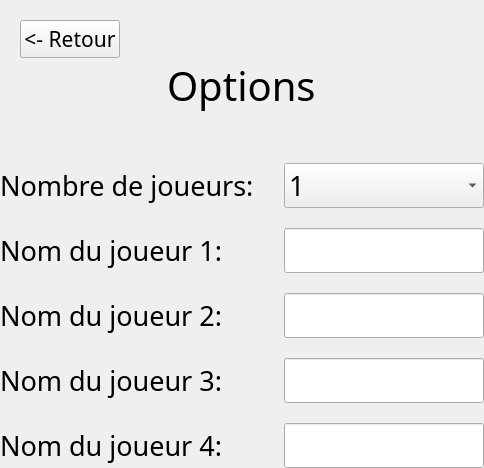
      <widget class="QWidget" name="OptionsPage">
       <layout class="QVBoxLayout" name="verticalLayout_19">
        <property name="spacing">
         <number>0</number>
        </property>
        <property name="leftMargin">
         <number>0</number>
        </property>
        <property name="topMargin">
         <number>0</number>
        </property>
        <property name="rightMargin">
         <number>0</number>
        </property>
        <property name="bottomMargin">
         <number>0</number>
        </property>
        <item alignment="Qt::AlignLeft|Qt::AlignTop">
         <widget class="QWidget" name="ReturnBtnContainer" native="true">
          <layout class="QVBoxLayout" name="verticalLayout_24">
           <property name="spacing">
            <number>0</number>
           </property>
           <property name="leftMargin">
            <number>20</number>
           </property>
           <property name="topMargin">
            <number>20</number>
           </property>
           <property name="rightMargin">
            <number>0</number>
           </property>
           <property name="bottomMargin">
            <number>0</number>
           </property>
           <item alignment="Qt::AlignHCenter|Qt::AlignVCenter">
            <widget class="QPushButton" name="ReturnFromOptionsBtn">
             <property name="font">
              <font>
               <family>Modern No. 20</family>
               <pointsize>16</pointsize>
              </font>
             </property>
             <property name="cursor">
              <cursorShape>PointingHandCursor</cursorShape>
             </property>
             <property name="text">
              <string>&lt;- Retour</string>
             </property>
            </widget>
           </item>
          </layout>
         </widget>
        </item>
        <item>
         <widget class="QWidget" name="OptionsContainer" native="true">
          <property name="sizePolicy">
           <sizepolicy hsizetype="Preferred" vsizetype="Expanding">
            <horstretch>0</horstretch>
            <verstretch>0</verstretch>
           </sizepolicy>
          </property>
          <layout class="QVBoxLayout" name="verticalLayout_20">
           <property name="spacing">
            <number>0</number>
           </property>
           <property name="leftMargin">
            <number>0</number>
           </property>
           <property name="topMargin">
            <number>0</number>
           </property>
           <property name="rightMargin">
            <number>0</number>
           </property>
           <property name="bottomMargin">
            <number>0</number>
           </property>
           <item alignment="Qt::AlignHCenter|Qt::AlignVCenter">
            <widget class="QWidget" name="OptionsFormContainer" native="true">
             <property name="minimumSize">
              <size>
               <width>400</width>
               <height>0</height>
              </size>
             </property>
             <layout class="QVBoxLayout" name="verticalLayout_26">
              <property name="spacing">
               <number>0</number>
              </property>
              <property name="leftMargin">
               <number>0</number>
              </property>
              <property name="topMargin">
               <number>0</number>
              </property>
              <property name="rightMargin">
               <number>0</number>
              </property>
              <property name="bottomMargin">
               <number>0</number>
              </property>
              <item alignment="Qt::AlignHCenter">
               <widget class="QLabel" name="OptionsTitle">
                <property name="font">
                 <font>
                  <family>Modern No. 20</family>
                  <pointsize>30</pointsize>
                 </font>
                </property>
                <property name="text">
                 <string>Options</string>
                </property>
               </widget>
              </item>
              <item>
               <layout class="QHBoxLayout" name="NumberOfPlayerContainer">
                <property name="spacing">
                 <number>30</number>
                </property>
                <property name="topMargin">
                 <number>50</number>
                </property>
                <item>
                 <widget class="QLabel" name="NumberOfPlayersLabel">
                  <property name="font">
                   <font>
                    <family>Modern No. 20</family>
                    <pointsize>20</pointsize>
                   </font>
                  </property>
                  <property name="text">
                   <string>Nombre de joueurs:</string>
                  </property>
                 </widget>
                </item>
                <item alignment="Qt::AlignRight">
                 <widget class="QComboBox" name="NumberOfPlayersValue">
                  <property name="minimumSize">
                   <size>
                    <width>200</width>
                    <height>0</height>
                   </size>
                  </property>
                  <property name="maximumSize">
                   <size>
                    <width>200</width>
                    <height>16777215</height>
                   </size>
                  </property>
                  <property name="font">
                   <font>
                    <family>Modern No. 20</family>
                    <pointsize>20</pointsize>
                   </font>
                  </property>
                  <item>
                   <property name="text">
                    <string>1</string>
                   </property>
                  </item>
                  <item>
                   <property name="text">
                    <string>2</string>
                   </property>
                  </item>
                  <item>
                   <property name="text">
                    <string>3</string>
                   </property>
                  </item>
                  <item>
                   <property name="text">
                    <string>4</string>
                   </property>
                  </item>
                 </widget>
                </item>
               </layout>
              </item>
              <item>
               <widget class="QWidget" name="PlayerNameContainer" native="true">
                <layout class="QVBoxLayout" name="verticalLayout_25">
                 <property name="spacing">
                  <number>0</number>
                 </property>
                 <property name="leftMargin">
                  <number>0</number>
                 </property>
                 <property name="topMargin">
                  <number>0</number>
                 </property>
                 <property name="rightMargin">
                  <number>0</number>
                 </property>
                 <property name="bottomMargin">
                  <number>0</number>
                 </property>
                 <item>
                  <widget class="QWidget" name="PlayerName1Container_2" native="true">
                   <layout class="QHBoxLayout" name="PlayerName1Container">
                    <property name="spacing">
                     <number>30</number>
                    </property>
                    <property name="leftMargin">
                     <number>0</number>
                    </property>
                    <property name="topMargin">
                     <number>20</number>
                    </property>
                    <property name="rightMargin">
                     <number>0</number>
                    </property>
                    <property name="bottomMargin">
                     <number>0</number>
                    </property>
                    <item>
                     <widget class="QLabel" name="PlayerName1Label">
                      <property name="font">
                       <font>
                        <family>Modern No. 20</family>
                        <pointsize>20</pointsize>
                       </font>
                      </property>
                      <property name="text">
                       <string>Nom du joueur 1:</string>
                      </property>
                     </widget>
                    </item>
                    <item alignment="Qt::AlignRight">
                     <widget class="QLineEdit" name="PlayerNameValue1">
                      <property name="minimumSize">
                       <size>
                        <width>0</width>
                        <height>0</height>
                       </size>
                      </property>
                      <property name="maximumSize">
                       <size>
                        <width>200</width>
                        <height>16777215</height>
                       </size>
                      </property>
                      <property name="font">
                       <font>
                        <family>Modern No. 20</family>
                        <pointsize>20</pointsize>
                       </font>
                      </property>
                      <property name="text">
                       <string/>
                      </property>
                     </widget>
                    </item>
                   </layout>
                  </widget>
                 </item>
                 <item>
                  <widget class="QWidget" name="PlayerName2Container_2" native="true">
                   <layout class="QHBoxLayout" name="PlayerName2Container">
                    <property name="spacing">
                     <number>30</number>
                    </property>
                    <property name="leftMargin">
                     <number>0</number>
                    </property>
                    <property name="topMargin">
                     <number>20</number>
                    </property>
                    <property name="rightMargin">
                     <number>0</number>
                    </property>
                    <property name="bottomMargin">
                     <number>0</number>
                    </property>
                    <item>
                     <widget class="QLabel" name="PlayerName2Label">
                      <property name="font">
                       <font>
                        <family>Modern No. 20</family>
                        <pointsize>20</pointsize>
                       </font>
                      </property>
                      <property name="text">
                       <string>Nom du joueur 2:</string>
                      </property>
                     </widget>
                    </item>
                    <item>
                     <widget class="QLineEdit" name="PlayerNameValue2">
                      <property name="minimumSize">
                       <size>
                        <width>0</width>
                        <height>0</height>
                       </size>
                      </property>
                      <property name="maximumSize">
                       <size>
                        <width>200</width>
                        <height>16777215</height>
                       </size>
                      </property>
                      <property name="font">
                       <font>
                        <family>Modern No. 20</family>
                        <pointsize>20</pointsize>
                       </font>
                      </property>
                      <property name="text">
                       <string/>
                      </property>
                     </widget>
                    </item>
                   </layout>
                  </widget>
                 </item>
                 <item>
                  <widget class="QWidget" name="PlayerName3Container_2" native="true">
                   <layout class="QHBoxLayout" name="PlayerName3Container">
                    <property name="spacing">
                     <number>30</number>
                    </property>
                    <property name="leftMargin">
                     <number>0</number>
                    </property>
                    <property name="topMargin">
                     <number>20</number>
                    </property>
                    <property name="rightMargin">
                     <number>0</number>
                    </property>
                    <property name="bottomMargin">
                     <number>0</number>
                    </property>
                    <item>
                     <widget class="QLabel" name="PlayerName3Label">
                      <property name="font">
                       <font>
                        <family>Modern No. 20</family>
                        <pointsize>20</pointsize>
                       </font>
                      </property>
                      <property name="text">
                       <string>Nom du joueur 3:</string>
                      </property>
                     </widget>
                    </item>
                    <item alignment="Qt::AlignRight">
                     <widget class="QLineEdit" name="PlayerNameValue3">
                      <property name="minimumSize">
                       <size>
                        <width>0</width>
                        <height>0</height>
                       </size>
                      </property>
                      <property name="maximumSize">
                       <size>
                        <width>200</width>
                        <height>16777215</height>
                       </size>
                      </property>
                      <property name="font">
                       <font>
                        <family>Modern No. 20</family>
                        <pointsize>20</pointsize>
                       </font>
                      </property>
                      <property name="text">
                       <string/>
                      </property>
                     </widget>
                    </item>
                   </layout>
                  </widget>
                 </item>
                 <item>
                  <widget class="QWidget" name="PlayerName4Container_2" native="true">
                   <layout class="QHBoxLayout" name="PlayerName4Container">
                    <property name="spacing">
                     <number>30</number>
                    </property>
                    <property name="leftMargin">
                     <number>0</number>
                    </property>
                    <property name="topMargin">
                     <number>20</number>
                    </property>
                    <property name="rightMargin">
                     <number>0</number>
                    </property>
                    <property name="bottomMargin">
                     <number>0</number>
                    </property>
                    <item>
                     <widget class="QLabel" name="PlayerName4Label">
                      <property name="font">
                       <font>
                        <family>Modern No. 20</family>
                        <pointsize>20</pointsize>
                       </font>
                      </property>
                      <property name="text">
                       <string>Nom du joueur 4:</string>
                      </property>
                     </widget>
                    </item>
                    <item>
                     <widget class="QLineEdit" name="PlayerNameValue4">
                      <property name="minimumSize">
                       <size>
                        <width>0</width>
                        <height>0</height>
                       </size>
                      </property>
                      <property name="maximumSize">
                       <size>
                        <width>200</width>
                        <height>16777215</height>
                       </size>
                      </property>
                      <property name="font">
                       <font>
                        <family>Modern No. 20</family>
                        <pointsize>20</pointsize>
                       </font>
                      </property>
                      <property name="text">
                       <string/>
                      </property>
                     </widget>
                    </item>
                   </layout>
                  </widget>
                 </item>
                </layout>
               </widget>
              </item>
             </layout>
            </widget>
           </item>
          </layout>
         </widget>
        </item>
       </layout>
      </widget>
